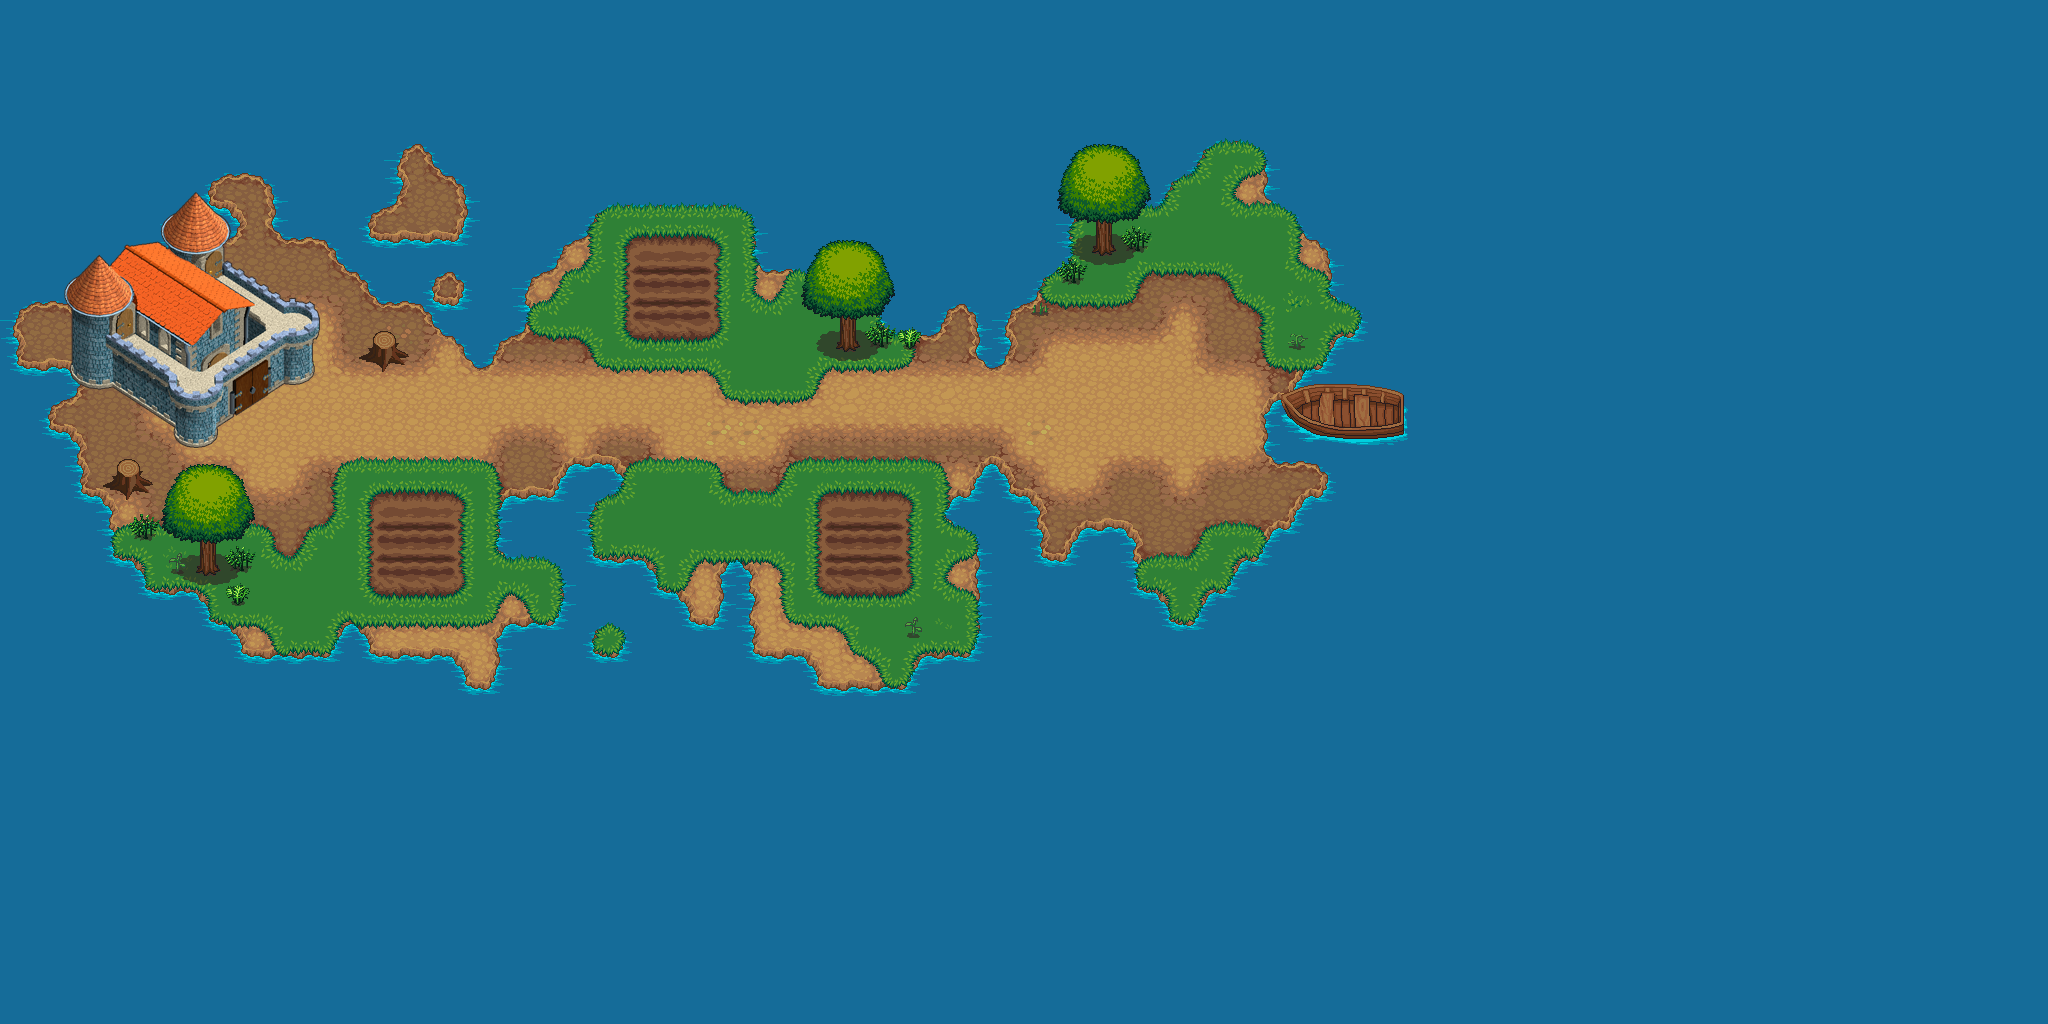

Below is a game level as drawn by its tile map, then a one-line description and the .tmx that defines it (tile-layer data replaced by summaries):
An orthogonal 64x32 tile map with 32x32 px tiles, 4 tile layers (Terrain, Plants, Castle, Decorations), 6 tilesets.

<map version="1.0" orientation="orthogonal" width="64" height="32" tilewidth="32" tileheight="32">
 <tileset firstgid="1" source="automapping-terrain.tsx" />
 <tileset firstgid="465" name="Props" tilewidth="32" tileheight="32">
  <image source="levelprops.png" width="256" height="256" />
 </tileset>
 <tileset firstgid="529" name="Plants" tilewidth="32" tileheight="32">
  <image source="plants.png" width="416" height="416" />
 </tileset>
 <tileset firstgid="698" name="Decorations" tilewidth="32" tileheight="32">
  <image source="obj_misk_atlas.png" width="1024" height="1024" />
 </tileset>
 <tileset firstgid="1722" name="Buildings" tilewidth="32" tileheight="32">
  <image source="build_atlas.png" width="1024" height="1024" />
 </tileset>
 <tileset firstgid="2746" name="Nature" tilewidth="32" tileheight="32">
  <image source="terrain_atlas.png" width="1024" height="1024" />
 </tileset>
 <layer name="Terrain" width="64" height="32">
  <data>[2048 cells, 2048 non-empty, 130 distinct tile ids]</data>
 </layer>
 <layer name="Plants" width="64" height="32">
  <data>[2048 cells, 53 non-empty, 19 distinct tile ids]</data>
 </layer>
 <layer name="Castle" width="64" height="32">
  <data>[2048 cells, 64 non-empty, 64 distinct tile ids]</data>
 </layer>
 <layer name="Decorations" width="64" height="32">
  <data>[2048 cells, 19 non-empty, 13 distinct tile ids]</data>
 </layer>
</map>
